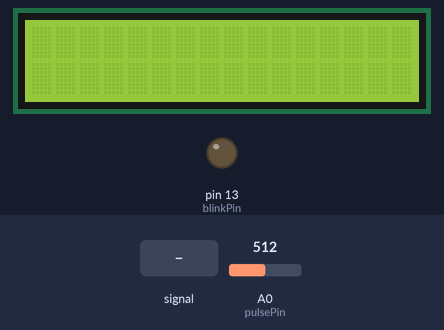
Bench run of a sketch on a simulated Arduino Uno, built with avr-gcc and run on an emulated ATmega328P. Shown: 16×2 character LCD, output pins drawn as LEDs (lit = HIGH). The test bench sets the inputs (shaded band); at power-on: A0 (pulsePin) = 512. What the sketch prints to the serial monitor is not drawn.

Above: at 1.2 s.
1.3 s: A0 (pulsePin) fed a 2 Hz sine of ±306 counts around its level
At 2.64 s:
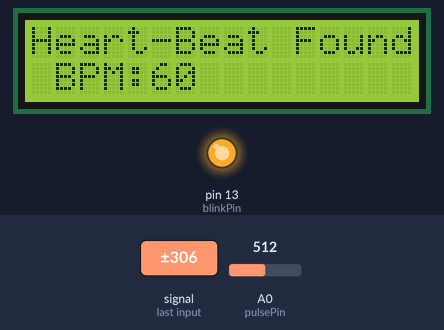
4.2 s: A0 (pulsePin) fed a 200 Hz sine of ±81 counts around its level
At 4.76 s:
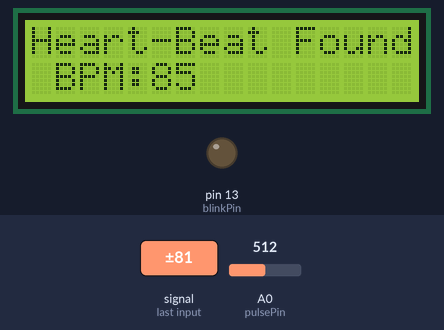
6.6 s: A0 (pulsePin) set to 513
9.6 s: A0 (pulsePin) set to 306
At 10.3 s:
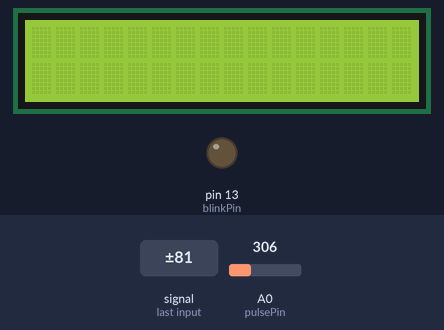
11.1 s: A0 (pulsePin) set to 401
12.6 s: A0 (pulsePin) set to 422
Timing chart, 0 to 15.1 s (numbered marks = the images above; inputs shaded):
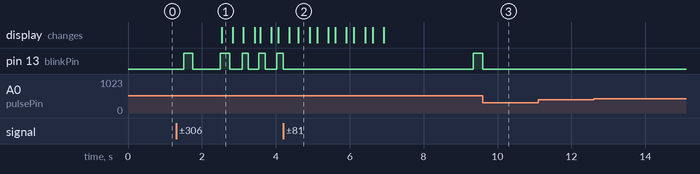

The sketch:

Pulse_Sensor_Code_with_I2C_Lcd.ino
```cpp
#include <Wire.h>
#include <LiquidCrystal_I2C.h>

LiquidCrystal_I2C lcd(0x27, 16, 2); // to check your i2c address  upload i2c scanner to the board
int pulsePin = A0;                 // Pulse Sensor purple wire connected to analog pin A0
int blinkPin = 13;                // pin to blink led at each beat

// Volatile Variables, used in the interrupt service routine!
volatile int BPM;                   // int that holds raw Analog in 0. updated every 2mS
volatile int Signal;                // holds the incoming raw data
volatile int IBI = 600;             // int that holds the time interval between beats! Must be seeded!
volatile boolean Pulse = false;     // "True" when User's live heartbeat is detected. "False" when not a "live beat".
volatile boolean QS = false;        // becomes true when Arduoino finds a beat.

static boolean serialVisual = true;   // Set to 'false' by Default.  Re-set to 'true' to see Arduino Serial Monitor ASCII Visual Pulse

volatile int rate[10];                      // array to hold last ten IBI values
volatile unsigned long sampleCounter = 0;          // used to determine pulse timing
volatile unsigned long lastBeatTime = 0;           // used to find IBI
volatile int P = 512;                      // used to find peak in pulse wave, seeded
volatile int T = 512;                     // used to find trough in pulse wave, seeded
volatile int thresh = 525;                // used to find instant moment of heart beat, seeded
volatile int amp = 100;                   // used to hold amplitude of pulse waveform, seeded
volatile boolean firstBeat = true;        // used to seed rate array so we startup with reasonable BPM
volatile boolean secondBeat = false;      // used to seed rate array so we startup with reasonable BPM

void setup()
{
  pinMode(blinkPin,OUTPUT);         // pin that will blink to your heartbeat!
  Serial.begin(115200);
  // we agree to talk fast!
  interruptSetup();                 // sets up to read Pulse Sensor signal every 2mS
                                    // IF YOU ARE POWERING The Pulse Sensor AT VOLTAGE LESS THAN THE BOARD VOLTAGE,
                                    // UN-COMMENT THE NEXT LINE AND APPLY THAT VOLTAGE TO THE A-REF PIN
                                    //   analogReference(EXTERNAL);
  lcd.init();//if you can not upload this code lcd.init(); and change to lcd.begin();
  lcd.backlight();
}


//  Where the Magic Happens
void loop()
{
   serialOutput();

  if (QS == true) // A Heartbeat Was Found
    {
      // BPM and IBI have been Determined
      // Quantified Self "QS" true when arduino finds a heartbeat
      serialOutputWhenBeatHappens(); // A Beat Happened, Output that to serial.
      QS = false; // reset the Quantified Self flag for next time
    }

  delay(20); //  take a break
}


void interruptSetup()
{
  // Initializes Timer2 to throw an interrupt every 2mS.
  TCCR2A = 0x02;     // DISABLE PWM ON DIGITAL PINS 3 AND 11, AND GO INTO CTC MODE
  TCCR2B = 0x06;     // DON'T FORCE COMPARE, 256 PRESCALER
  OCR2A = 0X7C;      // SET THE TOP OF THE COUNT TO 124 FOR 500Hz SAMPLE RATE
  TIMSK2 = 0x02;     // ENABLE INTERRUPT ON MATCH BETWEEN TIMER2 AND OCR2A
  sei();             // MAKE SURE GLOBAL INTERRUPTS ARE ENABLED
}

void serialOutput()
{   // Decide How To Output Serial.
 if (serialVisual == true)
  {
     arduinoSerialMonitorVisual('-', Signal);   // goes to function that makes Serial Monitor Visualizer
  }
 else
  {
      sendDataToSerial('S', Signal);     // goes to sendDataToSerial function
   }
}

void serialOutputWhenBeatHappens()
{
 if (serialVisual == true) //  Code to Make the Serial Monitor Visualizer Work
   {
     Serial.print(" Heart-Beat Found ");  //ASCII Art Madness
     Serial.print("BPM: ");
     Serial.println(BPM);
     lcd.print("Heart-Beat Found ");
     lcd.setCursor(1,1);
     lcd.print("BPM: ");
     lcd.setCursor(5,1);
     lcd.print(BPM);
     delay(300);

     lcd.clear();

   }
 else
   {
     sendDataToSerial('B',BPM);   // send heart rate with a 'B' prefix
     sendDataToSerial('Q',IBI);   // send time between beats with a 'Q' prefix
   }
}

void arduinoSerialMonitorVisual(char symbol, int data )
{
  const int sensorMin = 0;      // sensor minimum, discovered through experiment
  const int sensorMax = 1024;    // sensor maximum, discovered through experiment
  int sensorReading = data; // map the sensor range to a range of 12 options:
  int range = map(sensorReading, sensorMin, sensorMax, 0, 11);
  // do something different depending on the
  // range value:
}


void sendDataToSerial(char symbol, int data )
{
   Serial.print(symbol);
   Serial.println(data);
}

ISR(TIMER2_COMPA_vect) //triggered when Timer2 counts to 124
{
  cli();                                      // disable interrupts while we do this
  Signal = analogRead(pulsePin);              // read the Pulse Sensor
  sampleCounter += 2;                         // keep track of the time in mS with this variable
  int N = sampleCounter - lastBeatTime;       // monitor the time since the last beat to avoid noise
                                              //  find the peak and trough of the pulse wave
  if(Signal < thresh && N > (IBI/5)*3) // avoid dichrotic noise by waiting 3/5 of last IBI
    {
      if (Signal < T) // T is the trough
      {
        T = Signal; // keep track of lowest point in pulse wave
      }
    }

  if(Signal > thresh && Signal > P)
    {          // thresh condition helps avoid noise
      P = Signal;                             // P is the peak
    }                                        // keep track of highest point in pulse wave

  //  NOW IT'S TIME TO LOOK FOR THE HEART BEAT
  // signal surges up in value every time there is a pulse
  if (N > 250)
  {                                   // avoid high frequency noise
    if ( (Signal > thresh) && (Pulse == false) && (N > (IBI/5)*3) )
      {
        Pulse = true;                               // set the Pulse flag when we think there is a pulse
        digitalWrite(blinkPin,HIGH);                // turn on pin 13 LED
        IBI = sampleCounter - lastBeatTime;         // measure time between beats in mS
        lastBeatTime = sampleCounter;               // keep track of time for next pulse

        if(secondBeat)
        {                        // if this is the second beat, if secondBeat == TRUE
          secondBeat = false;                  // clear secondBeat flag
          for(int i=0; i<=9; i++) // seed the running total to get a realisitic BPM at startup
          {
            rate[i] = IBI;
          }
        }

        if(firstBeat) // if it's the first time we found a beat, if firstBeat == TRUE
        {
          firstBeat = false;                   // clear firstBeat flag
          secondBeat = true;                   // set the second beat flag
          sei();                               // enable interrupts again
          return;                              // IBI value is unreliable so discard it
        }
      // keep a running total of the last 10 IBI values
      word runningTotal = 0;                  // clear the runningTotal variable

      for(int i=0; i<=8; i++)
        {                // shift data in the rate array
          rate[i] = rate[i+1];                  // and drop the oldest IBI value
          runningTotal += rate[i];              // add up the 9 oldest IBI values
        }

      rate[9] = IBI;                          // add the latest IBI to the rate array
      runningTotal += rate[9];                // add the latest IBI to runningTotal
      runningTotal /= 10;                     // average the last 10 IBI values
      BPM = 60000/runningTotal;               // how many beats can fit into a minute? that's BPM!
      QS = true;                              // set Quantified Self flag
      // QS FLAG IS NOT CLEARED INSIDE THIS ISR
    }
  }

  if (Signal < thresh && Pulse == true)
    {   // when the values are going down, the beat is over
      digitalWrite(blinkPin,LOW);            // turn off pin 13 LED
      Pulse = false;                         // reset the Pulse flag so we can do it again
      amp = P - T;                           // get amplitude of the pulse wave
      thresh = amp/2 + T;                    // set thresh at 50% of the amplitude
      P = thresh;                            // reset these for next time
      T = thresh;
    }

  if (N > 2500)
    {                           // if 2.5 seconds go by without a beat
      thresh = 512;                          // set thresh default
      P = 512;                               // set P default
      T = 512;                               // set T default
      lastBeatTime = sampleCounter;          // bring the lastBeatTime up to date
      firstBeat = true;                      // set these to avoid noise
      secondBeat = false;                    // when we get the heartbeat back
    }

  sei();                                   // enable interrupts when youre done!
}// end isr
```

Measured:
- after the input at 1.3 s, pin 13 (blinkPin): LOW → HIGH after 0.20 s, → LOW 0.24 s later, → HIGH 0.75 s later, → LOW 0.25 s later, … (9 changes in this stretch); the display: changes after 1.2 s (image 1)
- after the input at 4.2 s, pin 13 (blinkPin): goes on until 4.2 s, then stays LOW
- after the input at 6.6 s, pin 13 (blinkPin): LOW → HIGH after 2.7 s
- after the input at 9.6 s, pin 13 (blinkPin): HIGH → LOW at once
- after the input at 11.1 s, every drawn part: stays the same
- after the input at 12.6 s, every drawn part: stays the same
